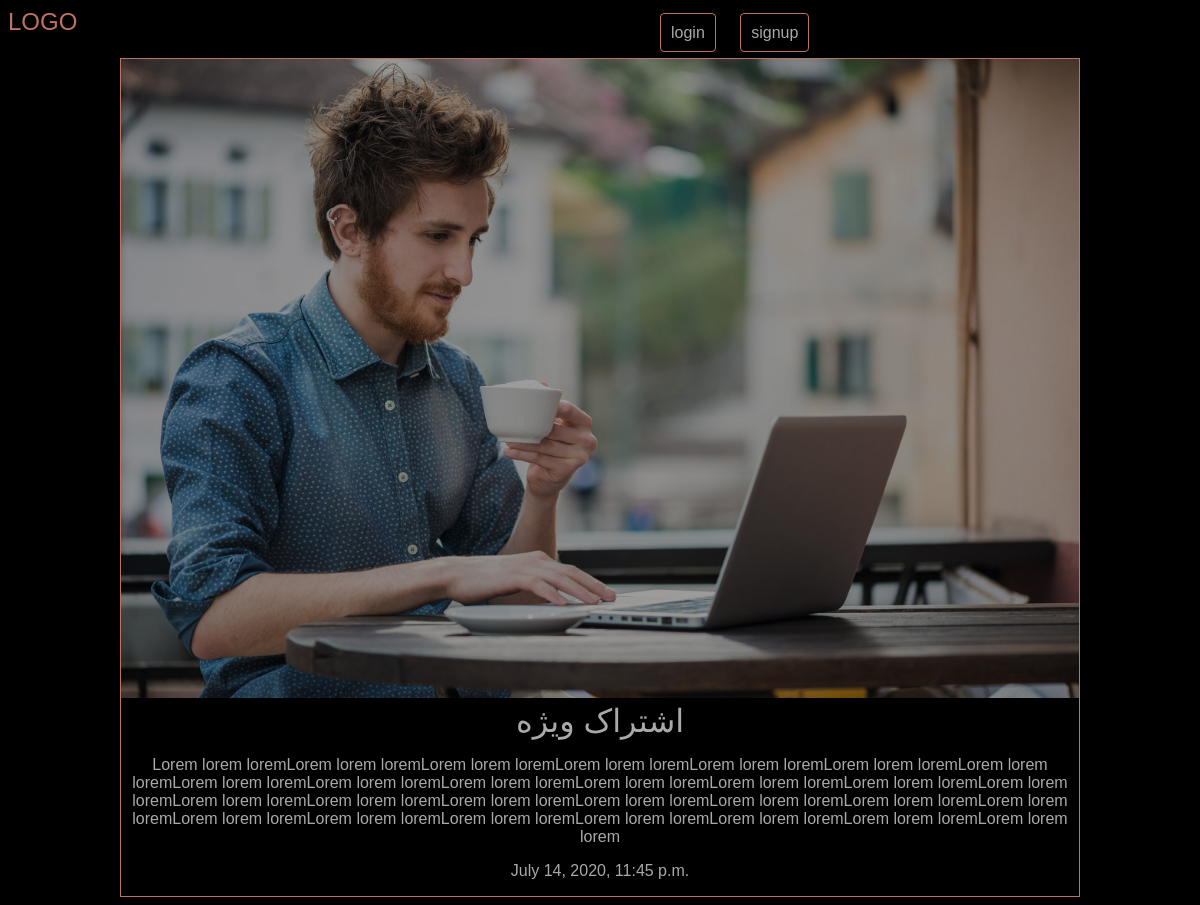
The app's page /articles/account_special with its own data.
### articles/models.py (models this page shows, shortened)
class Article(models.Model):
    title = models.CharField(max_length=100)
    slug = models.SlugField()
    body = models.TextField()
    date = models.DateTimeField(auto_now_add=True)
    image = models.ImageField(default='default.jpg',blank=True)
    author = models.ForeignKey(User, default=None, on_delete=models.CASCADE)

### articles/views.py (the view)
# urls.py: path('<slug>', views.articles_detail, name="detail"),
def articles_detail(request, slug):
    article = models.Article.objects.get(slug=slug)
    arg = {'article' : article}
    return render(request, 'articles/articles_detail.html', arg)

### articles/templates/articles/articles_detail.html
{% extends 'base.html' %}
{% block content %}
<div class="article-detail">
  <div class="article">
    <img src="{{article.image.url}}" alt="">
    <h2>{{article.title}}</h2>
    <p>{{article.body}}</p>
    <p>{{article.date}}</p>
  </div>
</div>
{% endblock %}

### assets/styles.css (style rules this page uses)
body { background-color: black; background-image: url(/static/stars.jpg); color: #a9a9a9; background-repeat: no-repeat; background-size: 120% 130%; background-attachment: fixed; }
body * { font-family: arial; }
h1,h2,h3,h4,h5,h6 { font-weight: normal; margin: 0; }
.article { padding: 10px; border : 1px solid #bd7263; position: relative; padding-bottom: 40px; }
.article-detail .article { padding: 0px; }
.article-detail .article img { max-width: 100%; }
.article-detail .article h2 { text-align: center; font-size: 2em; }
.article-detail .article p { text-align: center; }

### records on screen
Article: image (picture), title "اشتراک ویژه", body "Lorem lorem loremLorem lorem loremLorem lorem loremLorem lorem loremLorem lorem loremLorem lorem loremLorem lorem loremLorem lorem loremLorem lorem loremLorem lorem loremLorem lorem loremLorem lorem loremLorem lorem loremLorem lorem loremLorem lorem loremLorem lorem loremLorem lorem loremLorem lorem loremLorem lorem loremLorem lorem loremLorem lorem loremLorem lorem loremLorem lorem loremLorem lorem loremLorem lorem loremLorem lorem loremLorem lorem loremLorem lorem lorem", date "July 14, 2020, 11:45 p.m."
